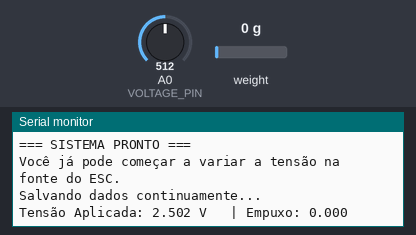
Simulated run of this sketch. Board: Arduino Uno, built with avr-gcc and run on an emulated ATmega328P. Parts: the last lines printed to the serial monitor. Inputs (shaded band) come from the test bench; at power-on: weight on the scale 0 g, A0 (VOLTAGE_PIN) = 512. Storage starts empty.

Above: at 3.2 s.
3.3 s: weight on the scale set to 100 g
At 4.6 s:
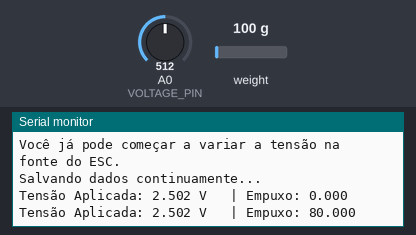
4.8 s: A0 (VOLTAGE_PIN) set to 716
At 5.6 s:
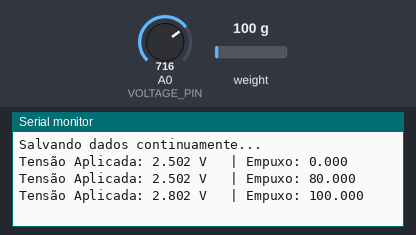
6.3 s: weight on the scale set to 1250 g
At 7.6 s:
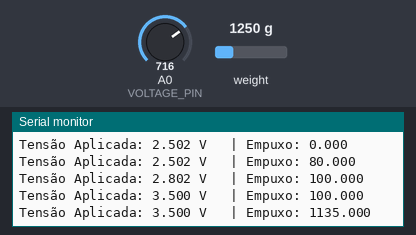
7.8 s: A0 (VOLTAGE_PIN) set to 900
At 8.6 s:
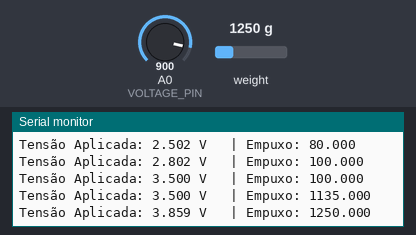
Timing chart, 0 to 10.3 s (numbered marks = the images above; inputs shaded):
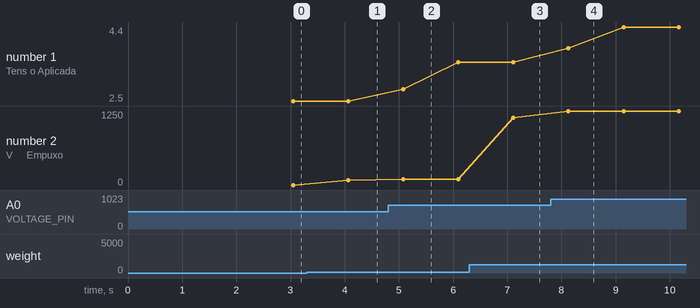

The sketch:

Motor_Throttle_Test_ArduinoUNO_Fonte5V.ino
```cpp
#include <Arduino.h>
#include "HX711.h"
#include <SD.h>
#include <SPI.h>

// --- Definições de Pinos ---
const int HX711_DOUT = 4;
const int HX711_SCK = 5;
const int VOLTAGE_PIN = A0;  // Leitura da tensão aplicada ao ESC
const int SD_CS_PIN = 10;    // Pino CS do módulo de cartão SD

// --- Configurações do Ensaio ---
const int SAMPLES_TO_AVERAGE = 10;        // Quantidade de amostras para cada média
const float CALIBRATION_FACTOR = 113.0f; // Fator calibrado do HX711

// --- Configurações do ADC (Arduino Uno) ---
const float ADC_MAX_VAL = 1023.0f;        // Resolução de 10 bits (2^10 - 1)
const float VREF = 5.0f;                  // Tensão lógica nativa do Arduino Uno

/*
 * FATOR DO DIVISOR DE TENSÃO
 * O pino A0 do Uno tolera no MÁXIMO 5V. Se a sua fonte do ESC for de 12V,
 * por exemplo, você DEVE usar um divisor resistivo (R1 e R2).
 * VOLTAGE_DIVIDER_RATIO = (R1 + R2) / R2
 * Se a fonte não passar de 5V e for ligada direto no A0, deixe 1.0f.
 */
const float VOLTAGE_DIVIDER_RATIO = 1.0f;

HX711 scale;
File dataFile;
char logFileName[13]; // Buffer para formato FAT 8.3: "DATA_001.TXT" + null terminator

// --- Variáveis de Acúmulo e Médias ---
int samplesCollected = 0;
float thrustSum = 0.0;
float adcSum = 0.0;

void setup() {
  Serial.begin(115200);
  // No Uno, não precisamos do while(!Serial) pois a USB não é nativa no processador.

  Serial.println("--- Setup de Inicialização (Arduino Uno Datalogger) ---");

  // 1. Inicialização do SD Card e Indexação
  Serial.print("Inicializando SD Card...");
  if (!SD.begin(SD_CS_PIN)) {
    Serial.println(" Falha! Verifique conexoes e CS.");
    while (1);
  }
  Serial.println(" OK!");

  // Busca pelo próximo nome de arquivo disponível (Padrão 8.3)
  int fileIndex = 1;
  while (true) {
    sprintf(logFileName, "DATA_%03d.csv", fileIndex);
    if (!SD.exists(logFileName)) {
      break;
    }
    fileIndex++;
    if (fileIndex > 999) {
      Serial.println("Limite de arquivos atingido no SD!");
      while (1);
    }
  }

  // Cria e formata o cabeçalho CSV
  dataFile = SD.open(logFileName, FILE_WRITE);
  if (dataFile) {
    dataFile.println("Voltage_V,Thrust_unit");
    dataFile.close();
    Serial.print("Novo arquivo de log criado: ");
    Serial.println(logFileName);
  } else {
    Serial.println("Erro ao criar o arquivo no SD.");
  }

  // 2. Inicialização da Célula de Carga
  scale.begin(HX711_DOUT, HX711_SCK);
  scale.set_scale(CALIBRATION_FACTOR);

  Serial.println("Tarando a balança... Remova qualquer peso do motor.");
  scale.tare(20);
  Serial.println("Balança zerada.");

  Serial.println("=== SISTEMA PRONTO ===");
  Serial.println("Você já pode começar a variar a tensão na fonte do ESC.");
  Serial.println("Salvando dados continuamente...");
}

void loop() {
  // Amostragem controlada pelo ritmo de conversão do HX711 (aprox 10Hz/80Hz)
  if (scale.is_ready()) {

    // 1. Lê a força e a tensão sincronizadas
    float currentThrust = scale.get_units(1);
    float currentAdc = analogRead(VOLTAGE_PIN); // Retorna de 0 a 1023

    // 2. Acumula os valores
    thrustSum += currentThrust;
    adcSum += currentAdc;
    samplesCollected++;

    // 3. Processa e salva a média a cada janela de amostras
    if (samplesCollected >= SAMPLES_TO_AVERAGE) {

      float avgThrust = thrustSum / SAMPLES_TO_AVERAGE;
      float avgAdc = adcSum / SAMPLES_TO_AVERAGE;

      // Conversão matemática: ADC (10-bits) -> Tensão Real
      float actualVoltage = (avgAdc / ADC_MAX_VAL) * VREF * VOLTAGE_DIVIDER_RATIO;

      // Log no Monitor Serial
      Serial.print("Tensão Aplicada: ");
      Serial.print(actualVoltage, 3);
      Serial.print(" V \t| Empuxo: ");
      Serial.println(avgThrust, 3);

      // Log no Cartão SD (Garante gravação imediata no disco)
      dataFile = SD.open(logFileName, FILE_WRITE);
      if (dataFile) {
        dataFile.print(actualVoltage, 4);
        dataFile.print(",");
        dataFile.println(avgThrust, 3);
        dataFile.close();
      }

      // Reseta para a próxima janela
      samplesCollected = 0;
      thrustSum = 0.0;
      adcSum = 0.0;
    }
  }
}
```

Measured:
- after the input at 3.3 s, the serial monitor: prints a new line after 0.76 s (image 1)
- after the input at 4.8 s, the serial monitor: prints a new line after 0.28 s (image 2)
- after the input at 6.3 s, the serial monitor: prints a new line after 0.81 s (image 3)
- after the input at 7.8 s, the serial monitor: prints a new line after 0.33 s (image 4)
- plotted number 1: 2.5 → 3.5 after the input at 4.8 s, 3.5 → 4.4 after the input at 7.8 s
- plotted number 2: 0 → 80 after the input at 3.3 s, 100 → 1135 after the input at 6.3 s
